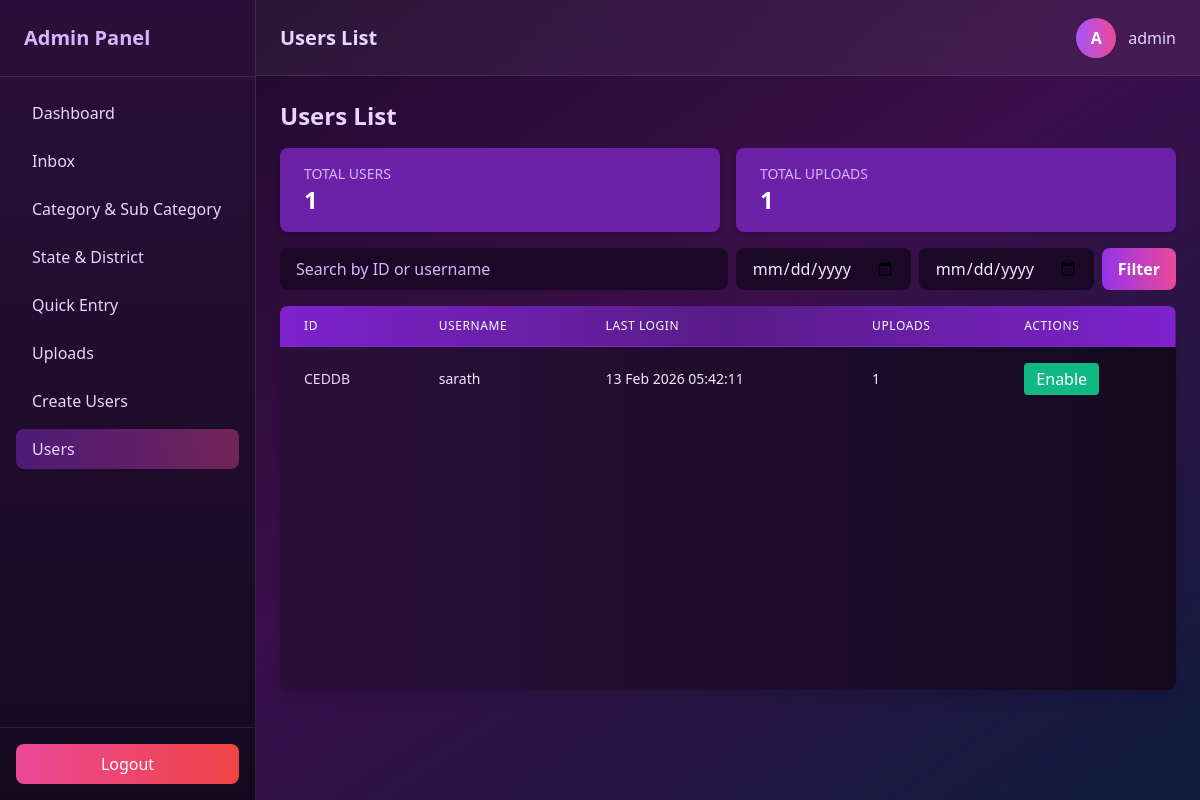
Screenshot of /userlist (signed in) with the database file from the repository.
### data/models.py (models this page shows, shortened)
class Userlogin(models.Model):
    id = models.CharField(
        max_length=5,  # C + 4 chars max
        primary_key=True,
        editable=False
    )
    username = models.CharField(max_length=100)
    password = models.CharField(max_length=100)
    last_login = models.DateTimeField(default=timezone.now)
    is_active = models.BooleanField(default=True)  # Add this field

### data/views.py (the view, shortened to what this page needs)
# urls.py: path('userlist',views.userlist, name='userlist'),
@never_cache
@login_required(login_url='/login/')
@user_passes_test(lambda u: u.is_superuser)
def userlist(request):
    users = Userlogin.objects.all().order_by('-last_login')  # all users
    search_query = request.GET.get('search', '')
    if search_query:
        users = users.filter(Q(username__icontains=search_query) | Q(id__icontains=search_query))
    start_date = request.GET.get('start_date')
    end_date = request.GET.get('end_date')
    if start_date:
        users = users.filter(last_login__date__gte=parse_date(start_date))
    if end_date:
        users = users.filter(last_login__date__lte=parse_date(end_date))
    users = users.annotate(upload_count=Count('uploads'))
    context = {
        'users': users,
        'total_users': users.count(),
        'total_uploads': Upload.objects.count(),
        'search_query': search_query,
        'start_date': start_date,
        'end_date': end_date
    }
    return render(request, 'userlist.html', context)

### data/templates/userlist.html (shortened to what this page needs)
<!DOCTYPE html>
<html lang="en">
<head>
  <script src="https://cdn.tailwindcss.com"></script>
  <link rel="stylesheet" href="https://cdnjs.cloudflare.com/ajax/libs/font-awesome/7.0.1/css/all.min.css" />
</head>
<body class="min-h-screen flex text-white bg-gradient-to-br from-[#1a0826] via-[#3b0f4a] to-[#0f1c3f]">
<aside class="w-64 hidden md:flex flex-col h-screen sticky top-0 bg-gradient-to-b from-[#2b0f3a] to-[#14091f] border-r border-white/10">
  <div class="p-6 text-xl font-bold text-purple-300 border-b border-white/10">Admin Panel</div>
  <nav class="flex-1 p-4 space-y-2 text-purple-200">
     <a href="{% url 'dashboard' %}" class="flex items-center gap-3 px-4 py-2 rounded-lg hover:bg-white/10">
      Dashboard
    </a>
      <a href="{% url 'inbox' %}" class="flex items-center gap-3 px-4 py-2 rounded-lg hover:bg-white/10">
     Inbox
    </a>
    <a href="{% url 'category' %}" class="flex items-center gap-3 px-4 py-2 rounded-lg hover:bg-white/10">
      Category & Sub Category
    </a>
    <a href="{% url 'state_district' %}" class="flex items-center gap-3 px-4 py-2 rounded-lg hover:bg-white/10">
     State & District
    </a>
    <a href="{% url 'data' %}" class="flex items-center gap-3 px-4 py-2 rounded-lg hover:bg-white/10">
    Quick Entry
    </a>
      <a href="{% url 'data_list' %}" class="flex items-center gap-3 px-4 py-2 rounded-lg hover:bg-white/10">
    Uploads
    </a>
      <a href="{% url 'usercreate' %}" class="flex items-center gap-3 px-4 py-2 rounded-lg hover:bg-white/10">
   Create Users
    </a>
       <a href="{% url 'userlist' %}" class="flex items-center gap-3 px-4 py-2 rounded-lg
              bg-gradient-to-r from-purple-600/40 to-pink-500/40">
   Users
    </a>
  </nav>
  <div class="p-4 border-t border-white/10">
    <a href="{% url 'superuser_logout' %}" class="block text-center bg-gradient-to-r from-pink-500 to-red-500 text-white py-2 rounded-lg hover:opacity-90">Logout</a>
  </div>
</aside>
<div class="flex-1 flex flex-col">
<header class="px-6 h-[4.78rem] flex justify-between items-center sticky top-0 z-40 bg-white/5 backdrop-blur-xl border-b border-white/10">
  <h1 class="text-xl font-semibold text-purple-200">Users List</h1>
  <div class="flex items-center gap-3">
    <div class="w-10 h-10 rounded-full bg-gradient-to-r from-purple-500 to-pink-500 flex items-center justify-center font-bold">
      {{ request.user.username|first|upper }}
    </div>
    <span class="text-purple-200 font-medium">{{ request.user.username }}</span>
  </div>
</header>
<main class="flex justify-center items-start min-h-[calc(100vh-4.78rem)] p-6">
  <div class="w-full max-w-6xl">
    <h2 class="text-2xl font-bold text-purple-200 mb-4">Users List</h2>
    <div class="flex flex-wrap gap-4 mb-4">
      <div class="bg-purple-800 text-white rounded-lg px-6 py-4 shadow-md flex-1">
        <h3 class="text-sm font-medium uppercase text-purple-300">Total Users</h3>
        <p class="text-2xl font-bold">{{ total_users }}</p>
      </div>
      <div class="bg-purple-800 text-white rounded-lg px-6 py-4 shadow-md flex-1">
        <h3 class="text-sm font-medium uppercase text-purple-300">Total Uploads</h3>
        <p class="text-2xl font-bold">{{ total_uploads }}</p>
      </div>
    </div>
    <div class="flex flex-col sm:flex-row gap-4 mb-4">
      <form method="get" class="flex flex-col sm:flex-row gap-2 w-full" id="filterForm">
        <input type="text" name="search" placeholder="Search by ID or username"
               value="{{ search_query }}" id="searchInput"
               class="px-4 py-2 rounded-lg bg-[#1a0826] text-purple-100 placeholder-purple-300 focus:outline-none focus:ring-2 focus:ring-purple-500 flex-1" />
        <input type="date" name="start_date" value="{{ start_date }}" id="startDate"
               class="px-4 py-2 rounded-lg bg-[#1a0826] text-purple-100 placeholder-purple-300 focus:outline-none focus:ring-2 focus:ring-purple-500" />
        <input type="date" name="end_date" value="{{ end_date }}" id="endDate"
               class="px-4 py-2 rounded-lg bg-[#1a0826] text-purple-100 placeholder-purple-300 focus:outline-none focus:ring-2 focus:ring-purple-500" />
        <button type="submit"
                class="px-4 py-2 bg-gradient-to-r from-purple-600 to-pink-500 rounded-lg text-white font-semibold hover:opacity-90 transition">
          Filter
        </button>
      </form>
    </div>
<div class="overflow-y-auto h-96 rounded-lg shadow-lg bg-gradient-to-r from-[#2b0f3a] to-[#14091f] scrollbar-hide">
  <table class="min-w-full divide-y divide-purple-700">
    <thead class="bg-gradient-to-r from-purple-700 via-purple-900 to-purple-700 sticky top-0 z-10">
      <tr>
        <th class="px-6 py-3 text-left text-xs font-medium text-white uppercase tracking-wider">ID</th>
        <th class="px-6 py-3 text-left text-xs font-medium text-white uppercase tracking-wider">Username</th>
        <th class="px-6 py-3 text-left text-xs font-medium text-white uppercase tracking-wider">Last Login</th>
        <th class="px-6 py-3 text-left text-xs font-medium text-white uppercase tracking-wider">Uploads</th>
        <th class="px-6 py-3 text-left text-xs font-medium text-white uppercase tracking-wider">Actions</th>
      </tr>
    </thead>
    <tbody class="divide-y divide-purple-800" id="usersTableBody">
      {% for user in users %}
      <tr id="user-row-{{ user.id }}" class="hover:bg-purple-800 transition-colors duration-200">
        <td class="px-6 py-4 whitespace-nowrap text-sm font-medium text-purple-200">{{ user.id }}</td>
        <td class="px-6 py-4 whitespace-nowrap text-sm text-purple-100">{{ user.username }}</td>
        <td class="px-6 py-4 whitespace-nowrap text-sm text-purple-100">{{ user.last_login|date:"d M Y H:i:s" }}</td>
        <td class="px-6 py-4 whitespace-nowrap text-sm text-purple-100">{{ user.upload_count }}</td>
        <td class="px-6 py-4">
    <button onclick="toggleUser('{{ user.id }}', {{ user.is_active|yesno:'true,false' }})"
            class="px-3 py-1 rounded text-white transition"
            style="background-color: {{ user.is_active|yesno:'#f59e0b,#10b981' }};">
      {{ user.is_active|yesno:'Disable,Enable' }}
    </button>
  </td>
      </tr>
      {% empty %}
      <tr>
        <td colspan="5" class="px-6 py-4 text-center text-purple-300">No users found.</td>
      </tr>
      {% endfor %}
    </tbody>
  </table>
</div>
  </div>
</main>
</div>
</body>
</html>

### data/templates/userlist.html (style rules this page uses)
.scrollbar-hide { -ms-overflow-style: none; scrollbar-width: none; }

### rows the page displays
Userlogin: id "CEDDB", username "sarath", last_login "13 Feb 2026 05:42:11", upload_count "1", is_active "Enable"

### other values shown
{{ request.user.username|first|upper }} "A"
{{ request.user.username }} "admin"
{{ total_users }} "1"
{{ total_uploads }} "1"
